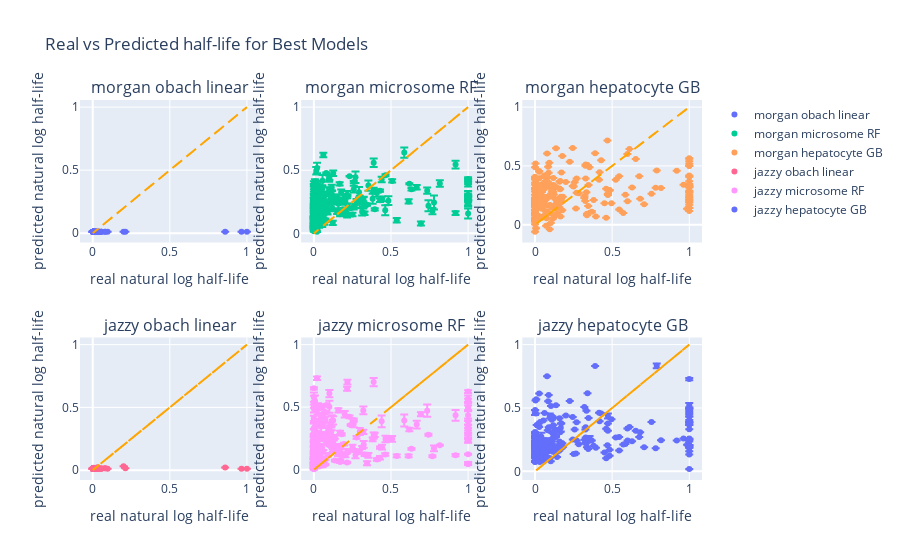

Notebook code cell kept with this figure:
### Code cell
rows = 2
cols = 3
height = 700
fig = sp.make_subplots(rows=rows, cols=cols, subplot_titles=titles)
plot_counter = 0
y_predicted["morgan"] = {}
y_predicted["jazzy"] = {}

for title in titles:
    parts = title.split()
    _type = parts[0]
    benchmark = parts[1]
    best_model = parts[2]
    
    df = pd.read_csv(f"project_resources/optuna/{benchmark}/{_type}/{best_model}.csv")
    best_trial_num = best_trials[_type][benchmark][best_model]
    best_trial_results = df.loc[df['Trial Number'] == best_trial_num].to_dict()

    plot_x = halflives[_type][benchmark]["test"]
    plot_y = np.fromstring(best_trial_results["Predictions"][best_trial_num][1:-1], sep=', ')
    std = np.fromstring(best_trial_results["Std"][best_trial_num][1:-1], sep=',')
    
    y_predicted[_type][benchmark] = {}
    y_predicted[_type][benchmark][best_model] = plot_y

    scatter_trace = go.Scatter(
        x=plot_x,
        y=plot_y,
        mode='markers',
        error_y=dict(type='data', array=std, visible=True),
        name=f'{_type} {benchmark} {best_model}'
    )

    # Add the diagonal line
    diagonal_trace = go.Scatter(
        x=plot_x,
        y=plot_x,
        mode='lines',
        line=dict(color='orange', dash='dash'),
        showlegend=False
    )

    # Add the traces to the subplot
    fig.add_trace(scatter_trace, row=plot_counter // 3 + 1, col=plot_counter % 3 + 1)
    fig.add_trace(diagonal_trace, row=plot_counter // 3 + 1, col=plot_counter % 3 + 1)

    # Customize the subplot
    fig.update_xaxes(title_text='real natural log half-life', row=plot_counter // 3 + 1, col=plot_counter % 3 + 1)
    fig.update_yaxes(title_text='predicted natural log half-life', row=plot_counter // 3 + 1, col=plot_counter % 3 + 1)

    plot_counter += 1
            
fig.update_layout(height=1000, title_text="Real vs Predicted half-life for Best Models")
fig.show()

### Figure 1 — Plotly figure (JSON) as saved in the notebook; plotly's stock layout.template omitted (floating-point values rounded to 4 significant figures; data arrays with more than 128 entries replaced by an {"elided": "..."} marker saying what was removed)
{"data": [{"error_y": {"array": {"elided": "133 float values"}, "type": "data", "visible": true}, "mode": "markers", "name": "morgan obach linear", "type": "scatter", "x": {"elided": "133 float values"}, "xaxis": "x", "y": {"elided": "133 float values"}, "yaxis": "y"}, {"line": {"color": "orange", "dash": "dash"}, "mode": "lines", "showlegend": false, "type": "scatter", "x": {"elided": "133 float values"}, "xaxis": "x", "y": {"elided": "133 float values"}, "yaxis": "y"}, {"error_y": {"array": {"elided": "220 float values"}, "type": "data", "visible": true}, "mode": "markers", "name": "morgan microsome RF", "type": "scatter", "x": {"elided": "220 float values"}, "xaxis": "x2", "y": {"elided": "220 float values"}, "yaxis": "y2"}, {"line": {"color": "orange", "dash": "dash"}, "mode": "lines", "showlegend": false, "type": "scatter", "x": {"elided": "220 float values"}, "xaxis": "x2", "y": {"elided": "220 float values"}, "yaxis": "y2"}, {"error_y": {"array": {"elided": "243 float values"}, "type": "data", "visible": true}, "mode": "markers", "name": "morgan hepatocyte GB", "type": "scatter", "x": {"elided": "243 float values"}, "xaxis": "x3", "y": {"elided": "243 float values"}, "yaxis": "y3"}, {"line": {"color": "orange", "dash": "dash"}, "mode": "lines", "showlegend": false, "type": "scatter", "x": {"elided": "243 float values"}, "xaxis": "x3", "y": {"elided": "243 float values"}, "yaxis": "y3"}, {"error_y": {"array": {"elided": "130 float values"}, "type": "data", "visible": true}, "mode": "markers", "name": "jazzy obach linear", "type": "scatter", "x": {"elided": "130 float values"}, "xaxis": "x4", "y": {"elided": "130 float values"}, "yaxis": "y4"}, {"line": {"color": "orange", "dash": "dash"}, "mode": "lines", "showlegend": false, "type": "scatter", "x": {"elided": "130 float values"}, "xaxis": "x4", "y": {"elided": "130 float values"}, "yaxis": "y4"}, {"error_y": {"array": {"elided": "220 float values"}, "type": "data", "visible": true}, "mode": "markers", "name": "jazzy microsome RF", "type": "scatter", "x": {"elided": "220 float values"}, "xaxis": "x5", "y": {"elided": "220 float values"}, "yaxis": "y5"}, {"line": {"color": "orange", "dash": "dash"}, "mode": "lines", "showlegend": false, "type": "scatter", "x": {"elided": "220 float values"}, "xaxis": "x5", "y": {"elided": "220 float values"}, "yaxis": "y5"}, {"error_y": {"array": {"elided": "243 float values"}, "type": "data", "visible": true}, "mode": "markers", "name": "jazzy hepatocyte GB", "type": "scatter", "x": {"elided": "243 float values"}, "xaxis": "x6", "y": {"elided": "243 float values"}, "yaxis": "y6"}, {"line": {"color": "orange", "dash": "dash"}, "mode": "lines", "showlegend": false, "type": "scatter", "x": {"elided": "243 float values"}, "xaxis": "x6", "y": {"elided": "243 float values"}, "yaxis": "y6"}], "layout": {"annotations": [{"font": {"size": 16}, "showarrow": false, "text": "morgan obach linear", "x": 0.1444, "xanchor": "center", "xref": "paper", "y": 1, "yanchor": "bottom", "yref": "paper"}, {"font": {"size": 16}, "showarrow": false, "text": "morgan microsome RF", "x": 0.5, "xanchor": "center", "xref": "paper", "y": 1, "yanchor": "bottom", "yref": "paper"}, {"font": {"size": 16}, "showarrow": false, "text": "morgan hepatocyte GB", "x": 0.8556, "xanchor": "center", "xref": "paper", "y": 1, "yanchor": "bottom", "yref": "paper"}, {"font": {"size": 16}, "showarrow": false, "text": "jazzy obach linear", "x": 0.1444, "xanchor": "center", "xref": "paper", "y": 0.375, "yanchor": "bottom", "yref": "paper"}, {"font": {"size": 16}, "showarrow": false, "text": "jazzy microsome RF", "x": 0.5, "xanchor": "center", "xref": "paper", "y": 0.375, "yanchor": "bottom", "yref": "paper"}, {"font": {"size": 16}, "showarrow": false, "text": "jazzy hepatocyte GB", "x": 0.8556, "xanchor": "center", "xref": "paper", "y": 0.375, "yanchor": "bottom", "yref": "paper"}], "autosize": true, "title": {"text": "Real vs Predicted half-life for Best Models"}, "xaxis": {"anchor": "y", "autorange": true, "domain": [0, 0.2889], "range": [-0.06744, 1.067], "title": {"text": "real natural log half-life"}, "type": "linear"}, "xaxis2": {"anchor": "y2", "autorange": true, "domain": [0.3556, 0.6444], "range": [-0.06744, 1.067], "title": {"text": "real natural log half-life"}, "type": "linear"}, "xaxis3": {"anchor": "y3", "autorange": true, "domain": [0.7111, 1], "range": [-0.06744, 1.067], "title": {"text": "real natural log half-life"}, "type": "linear"}, "xaxis4": {"anchor": "y4", "autorange": true, "domain": [0, 0.2889], "range": [-0.06744, 1.067], "title": {"text": "real natural log half-life"}, "type": "linear"}, "xaxis5": {"anchor": "y5", "autorange": true, "domain": [0.3556, 0.6444], "range": [-0.06744, 1.067], "title": {"text": "real natural log half-life"}, "type": "linear"}, "xaxis6": {"anchor": "y6", "autorange": true, "domain": [0.7111, 1], "range": [-0.06744, 1.067], "title": {"text": "real natural log half-life"}, "type": "linear"}, "yaxis": {"anchor": "x", "autorange": true, "domain": [0.625, 1], "range": [-0.05647, 1.056], "title": {"text": "predicted natural log half-life"}, "type": "linear"}, "yaxis2": {"anchor": "x2", "autorange": true, "domain": [0.625, 1], "range": [-0.05556, 1.056], "title": {"text": "predicted natural log half-life"}, "type": "linear"}, "yaxis3": {"anchor": "x3", "autorange": true, "domain": [0.625, 1], "range": [-0.1334, 1.06], "title": {"text": "predicted natural log half-life"}, "type": "linear"}, "yaxis4": {"anchor": "x4", "autorange": true, "domain": [0, 0.375], "range": [-0.06101, 1.056], "title": {"text": "predicted natural log half-life"}, "type": "linear"}, "yaxis5": {"anchor": "x5", "autorange": true, "domain": [0, 0.375], "range": [-0.06529, 1.056], "title": {"text": "predicted natural log half-life"}, "type": "linear"}, "yaxis6": {"anchor": "x6", "autorange": true, "domain": [0, 0.375], "range": [-0.05556, 1.056], "title": {"text": "predicted natural log half-life"}, "type": "linear"}}}
